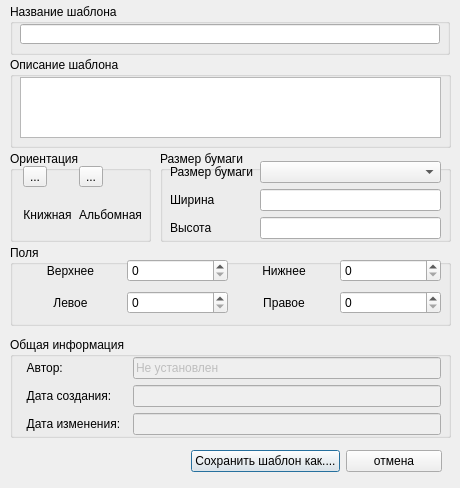
<?xml version="1.0" encoding="UTF-8"?>
<ui version="4.0">
 <class>AddTemplate</class>
 <widget class="QDialog" name="AddTemplate">
  <property name="windowModality">
   <enum>Qt::WindowModal</enum>
  </property>
  <property name="geometry">
   <rect>
    <x>0</x>
    <y>0</y>
    <width>460</width>
    <height>488</height>
   </rect>
  </property>
  <property name="windowTitle">
   <string>Создание нового пользовательского шаблона</string>
  </property>
  <property name="modal">
   <bool>true</bool>
  </property>
  <widget class="QGroupBox" name="t_descGBox">
   <property name="geometry">
    <rect>
     <x>10</x>
     <y>57</y>
     <width>441</width>
     <height>91</height>
    </rect>
   </property>
   <property name="title">
    <string>Описание шаблона</string>
   </property>
   <widget class="QWidget" name="horizontalLayoutWidget">
    <property name="geometry">
     <rect>
      <x>10</x>
      <y>20</y>
      <width>421</width>
      <height>61</height>
     </rect>
    </property>
    <layout class="QHBoxLayout" name="horizontalLayout">
     <item>
      <widget class="QPlainTextEdit" name="descTextEdit">
       <property name="centerOnScroll">
        <bool>true</bool>
       </property>
      </widget>
     </item>
    </layout>
   </widget>
  </widget>
  <widget class="QWidget" name="horizontalLayoutWidget_2">
   <property name="geometry">
    <rect>
     <x>191</x>
     <y>441</y>
     <width>251</width>
     <height>41</height>
    </rect>
   </property>
   <layout class="QHBoxLayout" name="horizontalLayout_2">
    <item>
     <widget class="QPushButton" name="addBtn">
      <property name="text">
       <string>Сохранить шаблон как....</string>
      </property>
     </widget>
    </item>
    <item>
     <widget class="QPushButton" name="cancelBtn">
      <property name="text">
       <string>отмена</string>
      </property>
     </widget>
    </item>
   </layout>
  </widget>
  <widget class="QGroupBox" name="t_nameGBox">
   <property name="geometry">
    <rect>
     <x>10</x>
     <y>4</y>
     <width>440</width>
     <height>51</height>
    </rect>
   </property>
   <property name="title">
    <string>Название шаблона</string>
   </property>
   <widget class="QLineEdit" name="t_name_lineEd">
    <property name="geometry">
     <rect>
      <x>10</x>
      <y>20</y>
      <width>420</width>
      <height>20</height>
     </rect>
    </property>
   </widget>
  </widget>
  <widget class="QGroupBox" name="groupBox_4">
   <property name="geometry">
    <rect>
     <x>10</x>
     <y>337</y>
     <width>441</width>
     <height>101</height>
    </rect>
   </property>
   <property name="title">
    <string>Общая информация</string>
   </property>
   <widget class="QWidget" name="formLayoutWidget_2">
    <property name="geometry">
     <rect>
      <x>10</x>
      <y>20</y>
      <width>421</width>
      <height>80</height>
     </rect>
    </property>
    <layout class="QFormLayout" name="formLayout">
     <item row="0" column="0">
      <widget class="QLabel" name="label">
       <property name="text">
        <string>  Автор:</string>
       </property>
      </widget>
     </item>
     <item row="0" column="1">
      <widget class="QLineEdit" name="author_lineEd">
       <property name="enabled">
        <bool>false</bool>
       </property>
       <property name="text">
        <string>Не установлен</string>
       </property>
       <property name="readOnly">
        <bool>true</bool>
       </property>
      </widget>
     </item>
     <item row="1" column="0">
      <widget class="QLabel" name="label_3">
       <property name="text">
        <string>  Дата создания:  </string>
       </property>
      </widget>
     </item>
     <item row="1" column="1">
      <widget class="QLineEdit" name="cdate_lineEd">
       <property name="enabled">
        <bool>false</bool>
       </property>
       <property name="readOnly">
        <bool>true</bool>
       </property>
      </widget>
     </item>
     <item row="2" column="0">
      <widget class="QLabel" name="label_7">
       <property name="text">
        <string>  Дата изменения:  </string>
       </property>
      </widget>
     </item>
     <item row="2" column="1">
      <widget class="QLineEdit" name="mdate_lineEd">
       <property name="enabled">
        <bool>false</bool>
       </property>
       <property name="readOnly">
        <bool>true</bool>
       </property>
      </widget>
     </item>
    </layout>
   </widget>
  </widget>
  <widget class="QGroupBox" name="page_orientGBox">
   <property name="geometry">
    <rect>
     <x>10</x>
     <y>151</y>
     <width>141</width>
     <height>91</height>
    </rect>
   </property>
   <property name="title">
    <string>Ориентация</string>
   </property>
   <widget class="QWidget" name="formLayoutWidget">
    <property name="geometry">
     <rect>
      <x>12</x>
      <y>15</y>
      <width>121</width>
      <height>71</height>
     </rect>
    </property>
    <layout class="QGridLayout" name="gridLayout_2">
     <item row="0" column="0">
      <widget class="QToolButton" name="portretBtn">
       <property name="text">
        <string>...</string>
       </property>
       <property name="icon">
        <iconset resource="../tEditor/images.qrc">
         <normaloff>:/portret.png</normaloff>:/portret.png</iconset>
       </property>
       <property name="iconSize">
        <size>
         <width>32</width>
         <height>32</height>
        </size>
       </property>
       <property name="checkable">
        <bool>true</bool>
       </property>
       <property name="checked">
        <bool>false</bool>
       </property>
       <attribute name="buttonGroup">
        <string>orient_BtnGroup</string>
       </attribute>
      </widget>
     </item>
     <item row="0" column="1">
      <widget class="QToolButton" name="landscapeBtn">
       <property name="text">
        <string>...</string>
       </property>
       <property name="icon">
        <iconset resource="../tEditor/images.qrc">
         <normaloff>:/landscape.png</normaloff>:/landscape.png</iconset>
       </property>
       <property name="iconSize">
        <size>
         <width>32</width>
         <height>32</height>
        </size>
       </property>
       <property name="checkable">
        <bool>true</bool>
       </property>
       <property name="autoRaise">
        <bool>false</bool>
       </property>
       <attribute name="buttonGroup">
        <string>orient_BtnGroup</string>
       </attribute>
      </widget>
     </item>
     <item row="1" column="0">
      <widget class="QLabel" name="p_orient_label">
       <property name="font">
        <font>
         <family>Tahoma</family>
        </font>
       </property>
       <property name="text">
        <string>Книжная</string>
       </property>
       <property name="alignment">
        <set>Qt::AlignCenter</set>
       </property>
      </widget>
     </item>
     <item row="1" column="1">
      <widget class="QLabel" name="l_orient_label">
       <property name="font">
        <font>
         <family>Tahoma</family>
        </font>
       </property>
       <property name="text">
        <string>Альбомная</string>
       </property>
       <property name="alignment">
        <set>Qt::AlignCenter</set>
       </property>
      </widget>
     </item>
    </layout>
   </widget>
  </widget>
  <widget class="QGroupBox" name="marginGBox">
   <property name="geometry">
    <rect>
     <x>10</x>
     <y>245</y>
     <width>441</width>
     <height>81</height>
    </rect>
   </property>
   <property name="title">
    <string>Поля</string>
   </property>
   <widget class="QWidget" name="gridLayoutWidget">
    <property name="geometry">
     <rect>
      <x>10</x>
      <y>11</y>
      <width>421</width>
      <height>61</height>
     </rect>
    </property>
    <layout class="QGridLayout" name="gridLayout">
     <item row="0" column="0">
      <widget class="QLabel" name="label_2">
       <property name="text">
        <string>Верхнее</string>
       </property>
       <property name="alignment">
        <set>Qt::AlignCenter</set>
       </property>
      </widget>
     </item>
     <item row="1" column="0">
      <widget class="QLabel" name="label_4">
       <property name="text">
        <string>Левое</string>
       </property>
       <property name="alignment">
        <set>Qt::AlignCenter</set>
       </property>
      </widget>
     </item>
     <item row="0" column="2">
      <widget class="QLabel" name="label_5">
       <property name="text">
        <string>Нижнее</string>
       </property>
       <property name="alignment">
        <set>Qt::AlignCenter</set>
       </property>
      </widget>
     </item>
     <item row="1" column="2">
      <widget class="QLabel" name="label_6">
       <property name="text">
        <string>Правое</string>
       </property>
       <property name="alignment">
        <set>Qt::AlignCenter</set>
       </property>
      </widget>
     </item>
     <item row="0" column="1">
      <widget class="QSpinBox" name="margin_topSpBox">
       <property name="value">
        <number>0</number>
       </property>
      </widget>
     </item>
     <item row="0" column="3">
      <widget class="QSpinBox" name="margin_bottomSBox">
       <property name="value">
        <number>0</number>
       </property>
      </widget>
     </item>
     <item row="1" column="1">
      <widget class="QSpinBox" name="margin_leftSpBox">
       <property name="value">
        <number>0</number>
       </property>
      </widget>
     </item>
     <item row="1" column="3">
      <widget class="QSpinBox" name="margin_rightSpBox">
       <property name="value">
        <number>0</number>
       </property>
      </widget>
     </item>
    </layout>
   </widget>
  </widget>
  <widget class="QGroupBox" name="page_sizeGBox">
   <property name="geometry">
    <rect>
     <x>160</x>
     <y>151</y>
     <width>291</width>
     <height>91</height>
    </rect>
   </property>
   <property name="title">
    <string>Размер бумаги</string>
   </property>
   <widget class="QWidget" name="gridLayoutWidget_3">
    <property name="geometry">
     <rect>
      <x>10</x>
      <y>10</y>
      <width>271</width>
      <height>81</height>
     </rect>
    </property>
    <layout class="QGridLayout" name="gridLayout_4">
     <item row="0" column="0">
      <widget class="QLabel" name="label_10">
       <property name="text">
        <string>Размер бумаги</string>
       </property>
      </widget>
     </item>
     <item row="0" column="1">
      <widget class="QComboBox" name="pageSizeCBox"/>
     </item>
     <item row="1" column="0">
      <widget class="QLabel" name="label_9">
       <property name="text">
        <string>Ширина</string>
       </property>
      </widget>
     </item>
     <item row="2" column="0">
      <widget class="QLabel" name="label_11">
       <property name="text">
        <string>Высота</string>
       </property>
      </widget>
     </item>
     <item row="1" column="1">
      <widget class="QLineEdit" name="p_widthLEd">
       <property name="readOnly">
        <bool>true</bool>
       </property>
      </widget>
     </item>
     <item row="2" column="1">
      <widget class="QLineEdit" name="p_heightLEd">
       <property name="readOnly">
        <bool>true</bool>
       </property>
      </widget>
     </item>
    </layout>
   </widget>
  </widget>
 </widget>
 <tabstops>
  <tabstop>t_name_lineEd</tabstop>
  <tabstop>descTextEdit</tabstop>
  <tabstop>portretBtn</tabstop>
  <tabstop>landscapeBtn</tabstop>
  <tabstop>pageSizeCBox</tabstop>
  <tabstop>margin_topSpBox</tabstop>
  <tabstop>margin_leftSpBox</tabstop>
  <tabstop>margin_bottomSBox</tabstop>
  <tabstop>margin_rightSpBox</tabstop>
  <tabstop>addBtn</tabstop>
  <tabstop>cancelBtn</tabstop>
 </tabstops>
 <resources>
  <include location="../tEditor/images.qrc"/>
 </resources>
 <connections>
  <connection>
   <sender>cancelBtn</sender>
   <signal>clicked()</signal>
   <receiver>AddTemplate</receiver>
   <slot>reject()</slot>
   <hints>
    <hint type="sourcelabel">
     <x>389</x>
     <y>430</y>
    </hint>
    <hint type="destinationlabel">
     <x>229</x>
     <y>231</y>
    </hint>
   </hints>
  </connection>
  <connection>
   <sender>addBtn</sender>
   <signal>clicked()</signal>
   <receiver>AddTemplate</receiver>
   <slot>accept()</slot>
   <hints>
    <hint type="sourcelabel">
     <x>261</x>
     <y>430</y>
    </hint>
    <hint type="destinationlabel">
     <x>229</x>
     <y>231</y>
    </hint>
   </hints>
  </connection>
 </connections>
 <buttongroups>
  <buttongroup name="orient_BtnGroup"/>
 </buttongroups>
</ui>
